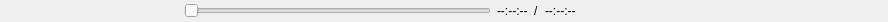
<?xml version="1.0" encoding="UTF-8"?>
<ui version="4.0">
 <class>MediaControls</class>
 <widget class="QWidget" name="MediaControls">
  <property name="geometry">
   <rect>
    <x>0</x>
    <y>0</y>
    <width>888</width>
    <height>22</height>
   </rect>
  </property>
  <property name="sizePolicy">
   <sizepolicy hsizetype="Preferred" vsizetype="Preferred">
    <horstretch>0</horstretch>
    <verstretch>0</verstretch>
   </sizepolicy>
  </property>
  <property name="minimumSize">
   <size>
    <width>0</width>
    <height>22</height>
   </size>
  </property>
  <property name="windowTitle">
   <string notr="true">Form</string>
  </property>
  <layout class="QHBoxLayout" name="horizontalLayout">
   <property name="spacing">
    <number>6</number>
   </property>
   <property name="leftMargin">
    <number>0</number>
   </property>
   <property name="topMargin">
    <number>0</number>
   </property>
   <property name="rightMargin">
    <number>0</number>
   </property>
   <property name="bottomMargin">
    <number>0</number>
   </property>
   <item>
    <widget class="QPushButton" name="playPauseButton">
     <property name="sizePolicy">
      <sizepolicy hsizetype="Fixed" vsizetype="Fixed">
       <horstretch>0</horstretch>
       <verstretch>0</verstretch>
      </sizepolicy>
     </property>
     <property name="minimumSize">
      <size>
       <width>22</width>
       <height>22</height>
      </size>
     </property>
     <property name="toolTip">
      <string>ContextBar.MediaControls.RestartMedia</string>
     </property>
     <property name="text">
      <string/>
     </property>
     <property name="icon">
      <iconset resource="../qcis.qrc">
       <normaloff>:/res/images/media/media_restart.svg</normaloff>:/res/images/media/media_restart.svg</iconset>
     </property>
     <property name="iconSize">
      <size>
       <width>20</width>
       <height>20</height>
      </size>
     </property>
     <property name="flat">
      <bool>true</bool>
     </property>
     <property name="class" stdset="0">
      <string>icon-media-play</string>
     </property>
    </widget>
   </item>
   <item>
    <widget class="QPushButton" name="previousButton">
     <property name="sizePolicy">
      <sizepolicy hsizetype="Fixed" vsizetype="Fixed">
       <horstretch>0</horstretch>
       <verstretch>0</verstretch>
      </sizepolicy>
     </property>
     <property name="minimumSize">
      <size>
       <width>22</width>
       <height>22</height>
      </size>
     </property>
     <property name="toolTip">
      <string>ContextBar.MediaControls.PlaylistPrevious</string>
     </property>
     <property name="text">
      <string/>
     </property>
     <property name="icon">
      <iconset resource="../qcis.qrc">
       <normaloff>:/res/images/media/media_previous.svg</normaloff>:/res/images/media/media_previous.svg</iconset>
     </property>
     <property name="iconSize">
      <size>
       <width>20</width>
       <height>20</height>
      </size>
     </property>
     <property name="shortcut">
      <string>P</string>
     </property>
     <property name="flat">
      <bool>true</bool>
     </property>
     <property name="class" stdset="0">
      <string>icon-media-prev</string>
     </property>
    </widget>
   </item>
   <item>
    <widget class="QPushButton" name="stopButton">
     <property name="sizePolicy">
      <sizepolicy hsizetype="Fixed" vsizetype="Fixed">
       <horstretch>0</horstretch>
       <verstretch>0</verstretch>
      </sizepolicy>
     </property>
     <property name="minimumSize">
      <size>
       <width>22</width>
       <height>22</height>
      </size>
     </property>
     <property name="toolTip">
      <string>ContextBar.MediaControls.StopMedia</string>
     </property>
     <property name="text">
      <string/>
     </property>
     <property name="icon">
      <iconset resource="../qcis.qrc">
       <normaloff>:/res/images/media/media_stop.svg</normaloff>:/res/images/media/media_stop.svg</iconset>
     </property>
     <property name="iconSize">
      <size>
       <width>20</width>
       <height>20</height>
      </size>
     </property>
     <property name="shortcut">
      <string>S</string>
     </property>
     <property name="flat">
      <bool>true</bool>
     </property>
     <property name="class" stdset="0">
      <string>icon-media-stop</string>
     </property>
    </widget>
   </item>
   <item>
    <widget class="QPushButton" name="nextButton">
     <property name="sizePolicy">
      <sizepolicy hsizetype="Fixed" vsizetype="Fixed">
       <horstretch>0</horstretch>
       <verstretch>0</verstretch>
      </sizepolicy>
     </property>
     <property name="minimumSize">
      <size>
       <width>22</width>
       <height>22</height>
      </size>
     </property>
     <property name="toolTip">
      <string>ContextBar.MediaControls.PlaylistNext</string>
     </property>
     <property name="text">
      <string/>
     </property>
     <property name="icon">
      <iconset resource="../qcis.qrc">
       <normaloff>:/res/images/media/media_next.svg</normaloff>:/res/images/media/media_next.svg</iconset>
     </property>
     <property name="iconSize">
      <size>
       <width>20</width>
       <height>20</height>
      </size>
     </property>
     <property name="shortcut">
      <string>N</string>
     </property>
     <property name="flat">
      <bool>true</bool>
     </property>
     <property name="class" stdset="0">
      <string>icon-media-next</string>
     </property>
    </widget>
   </item>
   <item>
    <widget class="AbsoluteSlider" name="slider">
     <property name="minimumSize">
      <size>
       <width>0</width>
       <height>22</height>
      </size>
     </property>
     <property name="accessibleName">
      <string>ContextBar.MediaControls.BlindSeek</string>
     </property>
     <property name="maximum">
      <number>1024</number>
     </property>
     <property name="tracking">
      <bool>false</bool>
     </property>
     <property name="orientation">
      <enum>Qt::Orientation::Horizontal</enum>
     </property>
    </widget>
   </item>
   <item>
    <widget class="QLabel" name="timerLabel">
     <property name="sizePolicy">
      <sizepolicy hsizetype="Preferred" vsizetype="Fixed">
       <horstretch>0</horstretch>
       <verstretch>0</verstretch>
      </sizepolicy>
     </property>
     <property name="minimumSize">
      <size>
       <width>0</width>
       <height>22</height>
      </size>
     </property>
     <property name="text">
      <string>--:--:--</string>
     </property>
    </widget>
   </item>
   <item>
    <widget class="QLabel" name="label">
     <property name="sizePolicy">
      <sizepolicy hsizetype="Preferred" vsizetype="Fixed">
       <horstretch>0</horstretch>
       <verstretch>0</verstretch>
      </sizepolicy>
     </property>
     <property name="minimumSize">
      <size>
       <width>0</width>
       <height>22</height>
      </size>
     </property>
     <property name="text">
      <string>/</string>
     </property>
    </widget>
   </item>
   <item>
    <widget class="ClickableLabel" name="durationLabel">
     <property name="sizePolicy">
      <sizepolicy hsizetype="Preferred" vsizetype="Fixed">
       <horstretch>0</horstretch>
       <verstretch>0</verstretch>
      </sizepolicy>
     </property>
     <property name="minimumSize">
      <size>
       <width>0</width>
       <height>22</height>
      </size>
     </property>
     <property name="text">
      <string>--:--:--</string>
     </property>
    </widget>
   </item>
   <item>
    <widget class="QFrame" name="emptySpaceAgain">
     <property name="sizePolicy">
      <sizepolicy hsizetype="Expanding" vsizetype="Fixed">
       <horstretch>0</horstretch>
       <verstretch>0</verstretch>
      </sizepolicy>
     </property>
    </widget>
   </item>
  </layout>
 </widget>
 <customwidgets>
  <customwidget>
   <class>ClickableLabel</class>
   <extends>QLabel</extends>
   <header>components/ClickableLabel.hpp</header>
  </customwidget>
  <customwidget>
   <class>AbsoluteSlider</class>
   <extends>QSlider</extends>
   <header>components/AbsoluteSlider.hpp</header>
  </customwidget>
 </customwidgets>
 <resources>
  <include location="../qcis.qrc"/>
 </resources>
 <connections/>
</ui>
